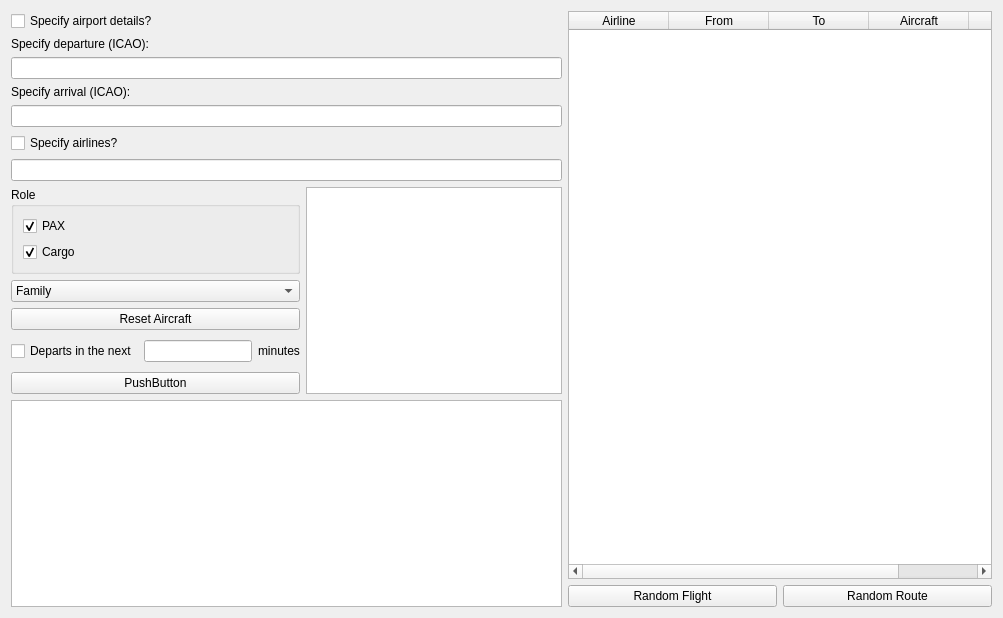
<?xml version="1.0" encoding="UTF-8"?>
<ui version="4.0">
 <class>FlightScheduler</class>
 <widget class="QWidget" name="FlightScheduler">
  <property name="geometry">
   <rect>
    <x>0</x>
    <y>0</y>
    <width>1003</width>
    <height>618</height>
   </rect>
  </property>
  <property name="windowTitle">
   <string>Flight Scheduler v0.3</string>
  </property>
  <layout class="QHBoxLayout" name="horizontalLayout">
   <item>
    <layout class="QVBoxLayout" name="leftPanel">
     <item>
      <layout class="QVBoxLayout" name="airports">
       <item>
        <widget class="QCheckBox" name="airportCheck">
         <property name="text">
          <string>Specify airport details?</string>
         </property>
        </widget>
       </item>
       <item>
        <widget class="QLabel" name="departureLabel">
         <property name="text">
          <string>Specify departure (ICAO):</string>
         </property>
        </widget>
       </item>
       <item>
        <widget class="QLineEdit" name="departureText"/>
       </item>
       <item>
        <widget class="QLabel" name="arrivalLabel">
         <property name="text">
          <string>Specify arrival (ICAO):</string>
         </property>
        </widget>
       </item>
       <item>
        <widget class="QLineEdit" name="arrivalText"/>
       </item>
      </layout>
     </item>
     <item>
      <layout class="QVBoxLayout" name="airlines">
       <item>
        <widget class="QCheckBox" name="airlineCheck">
         <property name="text">
          <string>Specify airlines?</string>
         </property>
        </widget>
       </item>
       <item>
        <widget class="QLineEdit" name="airlineText"/>
       </item>
      </layout>
     </item>
     <item>
      <layout class="QVBoxLayout" name="aircraft">
       <item>
        <layout class="QHBoxLayout" name="horizontalLayout_2">
         <item>
          <layout class="QVBoxLayout" name="verticalLayout">
           <item>
            <widget class="QGroupBox" name="rollGroupBox">
             <property name="title">
              <string>Role</string>
             </property>
             <property name="flat">
              <bool>true</bool>
             </property>
             <property name="checkable">
              <bool>false</bool>
             </property>
             <layout class="QVBoxLayout" name="verticalLayout_3">
              <item>
               <layout class="QVBoxLayout" name="verticalLayout_2">
                <item>
                 <widget class="QCheckBox" name="paxCheckBox">
                  <property name="text">
                   <string>PAX</string>
                  </property>
                  <property name="checked">
                   <bool>true</bool>
                  </property>
                 </widget>
                </item>
                <item>
                 <widget class="QCheckBox" name="cargoCheckBox">
                  <property name="text">
                   <string>Cargo</string>
                  </property>
                  <property name="checked">
                   <bool>true</bool>
                  </property>
                 </widget>
                </item>
               </layout>
              </item>
             </layout>
            </widget>
           </item>
           <item>
            <widget class="QComboBox" name="familyMenu">
             <property name="sizePolicy">
              <sizepolicy hsizetype="Expanding" vsizetype="Fixed">
               <horstretch>0</horstretch>
               <verstretch>0</verstretch>
              </sizepolicy>
             </property>
             <item>
              <property name="text">
               <string>Family</string>
              </property>
             </item>
            </widget>
           </item>
           <item>
            <widget class="QPushButton" name="resetAircraft_btn">
             <property name="text">
              <string>Reset Aircraft</string>
             </property>
            </widget>
           </item>
           <item>
            <layout class="QVBoxLayout" name="verticalLayout_4">
             <item>
              <layout class="QHBoxLayout" name="horizontalLayout_5">
               <item>
                <widget class="QCheckBox" name="checkBox">
                 <property name="text">
                  <string>Departs in the next</string>
                 </property>
                </widget>
               </item>
               <item>
                <widget class="QLineEdit" name="lineEdit"/>
               </item>
               <item>
                <widget class="QLabel" name="label">
                 <property name="text">
                  <string>minutes</string>
                 </property>
                </widget>
               </item>
              </layout>
             </item>
             <item>
              <widget class="QPushButton" name="pushButton">
               <property name="text">
                <string>PushButton</string>
               </property>
              </widget>
             </item>
            </layout>
           </item>
          </layout>
         </item>
         <item>
          <widget class="QListWidget" name="subTypeList"/>
         </item>
        </layout>
       </item>
       <item>
        <widget class="QTextEdit" name="outputText">
         <property name="html">
          <string>&lt;!DOCTYPE HTML PUBLIC &quot;-//W3C//DTD HTML 4.0//EN&quot; &quot;http://www.w3.org/TR/REC-html40/strict.dtd&quot;&gt;
&lt;html&gt;&lt;head&gt;&lt;meta name=&quot;qrichtext&quot; content=&quot;1&quot; /&gt;&lt;style type=&quot;text/css&quot;&gt;
p, li { white-space: pre-wrap; }
&lt;/style&gt;&lt;/head&gt;&lt;body style=&quot; font-family:'MS Shell Dlg 2'; font-size:8.25pt; font-weight:400; font-style:normal;&quot;&gt;
&lt;p style=&quot;-qt-paragraph-type:empty; margin-top:0px; margin-bottom:0px; margin-left:0px; margin-right:0px; -qt-block-indent:0; text-indent:0px;&quot;&gt;&lt;br /&gt;&lt;/p&gt;&lt;/body&gt;&lt;/html&gt;</string>
         </property>
        </widget>
       </item>
      </layout>
     </item>
    </layout>
   </item>
   <item>
    <layout class="QVBoxLayout" name="rightPanel">
     <item>
      <widget class="QTableWidget" name="displayTable">
       <property name="selectionMode">
        <enum>QAbstractItemView::ExtendedSelection</enum>
       </property>
       <property name="selectionBehavior">
        <enum>QAbstractItemView::SelectRows</enum>
       </property>
       <attribute name="horizontalHeaderStretchLastSection">
        <bool>true</bool>
       </attribute>
       <attribute name="verticalHeaderVisible">
        <bool>false</bool>
       </attribute>
       <column>
        <property name="text">
         <string>Airline</string>
        </property>
       </column>
       <column>
        <property name="text">
         <string>From</string>
        </property>
       </column>
       <column>
        <property name="text">
         <string>To</string>
        </property>
       </column>
       <column>
        <property name="text">
         <string>Aircraft</string>
        </property>
       </column>
       <column>
        <property name="text">
         <string>Via</string>
        </property>
       </column>
      </widget>
     </item>
     <item>
      <layout class="QHBoxLayout" name="horizontalLayout_3">
       <item>
        <widget class="QPushButton" name="fullRandom_btn">
         <property name="text">
          <string>Random Flight</string>
         </property>
        </widget>
       </item>
       <item>
        <widget class="QPushButton" name="rndRoute_btn">
         <property name="text">
          <string>Random Route</string>
         </property>
        </widget>
       </item>
      </layout>
     </item>
    </layout>
   </item>
  </layout>
 </widget>
 <resources/>
 <connections/>
</ui>
